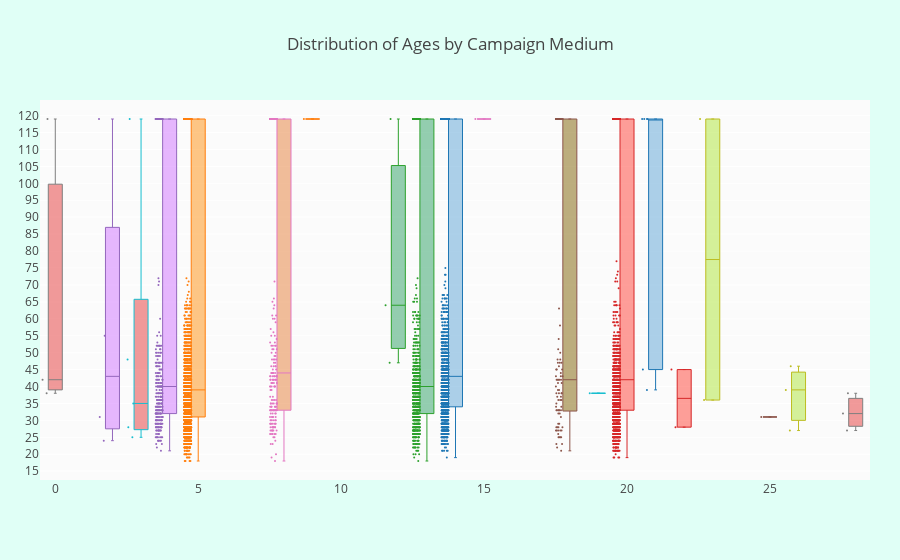

The notebook cell saved with this chart:
### Code cell
# group by different campaigns
ages = [medium_5, medium_14, medium_20, medium_13, medium_4, medium_26, medium_8, medium_21,
       medium_28, medium_19, medium_22, medium_7, medium_18, medium_9, medium_3, medium_17,
       medium_15, medium_0, medium_11, medium_NaN]

colors = ['rgba(93, 164, 214, 0.5)', 'rgba(255, 144, 14, 0.5)',
          'rgba(44, 160, 101, 0.5)', 'rgba(255, 65, 54, 0.5)', 
          'rgba(207, 114, 255, 0.5)', 'rgba(127, 96, 0, 0.5)',
         'rgba(229, 126, 56, 0.5)', 'rgba(229, 56, 56, 0.5)',
         'rgba(174, 229, 56, 0.5)', 'rgba(229, 56, 56, 0.5)',
         'rgba(93, 164, 214, 0.5)', 'rgba(255, 144, 14, 0.5)',
          'rgba(44, 160, 101, 0.5)', 'rgba(255, 65, 54, 0.5)', 
          'rgba(207, 114, 255, 0.5)', 'rgba(127, 96, 0, 0.5)',
         'rgba(229, 126, 56, 0.5)', 'rgba(229, 56, 56, 0.5)',
         'rgba(174, 229, 56, 0.5)', 'rgba(229, 56, 56, 0.5)']

traces = []

for xd, yd, cls in zip(medium, ages, colors):
        traces.append(go.Box(
            y=yd,
            name=xd,
            boxpoints='all',
            jitter=0.5,
            whiskerwidth=0.2,
            fillcolor=cls,
            marker=dict(
                size=2,
            ),
            line=dict(width=1),
        ))

layout = go.Layout(
    title='Distribution of Ages by Campaign Medium',
    yaxis=dict(
        autorange=True,
        showgrid=True,
        zeroline=True,
        dtick=5,
        gridcolor='rgb(255, 255, 255)',
        gridwidth=1,
        zerolinecolor='rgb(255, 255, 255)',
        zerolinewidth=2,
    ),
    margin=dict(
        l=40,
        r=30,
        b=80,
        t=100,
    ),
    paper_bgcolor='rgb(224,255,246)',
    plot_bgcolor='rgb(251,251,251)',
    showlegend=False
)

fig = go.Figure(data=traces, layout=layout)
iplot(fig)

### Figure 1 — Plotly figure (JSON) as saved in the notebook; plotly's stock layout.template omitted (floating-point values rounded to 4 significant figures; data arrays with more than 128 entries replaced by an {"elided": "..."} marker saying what was removed)
{"data": [{"boxpoints": "all", "fillcolor": "rgba(93, 164, 214, 0.5)", "jitter": 0.5, "line": {"width": 1}, "marker": {"size": 2}, "name": "14.0", "type": "box", "uid": "d9e6e94c-a6a4-4276-9a2b-8c5750bc4256", "whiskerwidth": 0.2, "y": {"elided": "2040 int values"}}, {"boxpoints": "all", "fillcolor": "rgba(255, 144, 14, 0.5)", "jitter": 0.5, "line": {"width": 1}, "marker": {"size": 2}, "name": "5.0", "type": "box", "uid": "6d78968a-bc53-4d42-8e33-a4746000e07e", "whiskerwidth": 0.2, "y": {"elided": "3895 int values"}}, {"boxpoints": "all", "fillcolor": "rgba(44, 160, 101, 0.5)", "jitter": 0.5, "line": {"width": 1}, "marker": {"size": 2}, "name": "13.0", "type": "box", "uid": "b1ee7f81-1f3b-482d-914e-991337a7f177", "whiskerwidth": 0.2, "y": {"elided": "940 int values"}}, {"boxpoints": "all", "fillcolor": "rgba(255, 65, 54, 0.5)", "jitter": 0.5, "line": {"width": 1}, "marker": {"size": 2}, "name": "20.0", "type": "box", "uid": "0079e58e-88b1-45c6-a75a-8795eb4781c0", "whiskerwidth": 0.2, "y": {"elided": "1699 int values"}}, {"boxpoints": "all", "fillcolor": "rgba(207, 114, 255, 0.5)", "jitter": 0.5, "line": {"width": 1}, "marker": {"size": 2}, "name": "4.0", "type": "box", "uid": "3dc6aec5-75d1-40aa-9d16-ab8552a5983e", "whiskerwidth": 0.2, "y": {"elided": "336 int values"}}, {"boxpoints": "all", "fillcolor": "rgba(127, 96, 0, 0.5)", "jitter": 0.5, "line": {"width": 1}, "marker": {"size": 2}, "name": "18.0", "type": "box", "uid": "8a9002f8-d611-4b8d-8321-148435db3773", "whiskerwidth": 0.2, "y": [38, 51, 47, 33, 119, 119, 119, 27, 119, 33, 28, 27, 119, 38, 42, 43, 119, 23, 39, 50, 48, 119, 42, 119, 119, 35, 54, 44, 46, 23, 39, 34, 36, 119, 48, 37, 37, 34, 43, 41, 119, 119, 27, 119, 25, 45, 119, 42, 29, 22, 119, 25, 45, 119, 32, 119, 42, 26, 119, 58, 21, 47, 119, 33, 40, 27, 41, 31, 28, 119, 25, 119, 119, 28, 33, 36, 27, 119, 47, 63, 42, 29, 33, 33, 43, 119, 45, 25, 32, 38, 36, 38, 28]}, {"boxpoints": "all", "fillcolor": "rgba(229, 126, 56, 0.5)", "jitter": 0.5, "line": {"width": 1}, "marker": {"size": 2}, "name": "8.0", "type": "box", "uid": "9da3e135-9a7c-4f5e-a6ed-58679da14dd5", "whiskerwidth": 0.2, "y": {"elided": "233 int values"}}, {"boxpoints": "all", "fillcolor": "rgba(229, 56, 56, 0.5)", "jitter": 0.5, "line": {"width": 1}, "marker": {"size": 2}, "name": "0.0", "type": "box", "uid": "70c7d894-1e72-491a-a0fc-5aec4d4b37dd", "whiskerwidth": 0.2, "y": [38, 119, 42]}, {"boxpoints": "all", "fillcolor": "rgba(174, 229, 56, 0.5)", "jitter": 0.5, "line": {"width": 1}, "marker": {"size": 2}, "name": "26.0", "type": "box", "uid": "d3039ba4-1234-4bbd-9d02-40e1c21dd951", "whiskerwidth": 0.2, "y": [27, 39, 46]}, {"boxpoints": "all", "fillcolor": "rgba(229, 56, 56, 0.5)", "jitter": 0.5, "line": {"width": 1}, "marker": {"size": 2}, "name": "3.0", "type": "box", "uid": "5eb7cb58-7832-4dc6-b571-c50d3a9f8ba3", "whiskerwidth": 0.2, "y": [119, 28, 48, 25, 35]}, {"boxpoints": "all", "fillcolor": "rgba(93, 164, 214, 0.5)", "jitter": 0.5, "line": {"width": 1}, "marker": {"size": 2}, "name": "21.0", "type": "box", "uid": "533f4e04-45a2-44f5-b528-e61ad65dc764", "whiskerwidth": 0.2, "y": [39, 119, 119, 119, 119, 45]}, {"boxpoints": "all", "fillcolor": "rgba(255, 144, 14, 0.5)", "jitter": 0.5, "line": {"width": 1}, "marker": {"size": 2}, "name": "9.0", "type": "box", "uid": "ba9a0e39-0903-4ccc-8b68-3f92595417bf", "whiskerwidth": 0.2, "y": [119]}, {"boxpoints": "all", "fillcolor": "rgba(44, 160, 101, 0.5)", "jitter": 0.5, "line": {"width": 1}, "marker": {"size": 2}, "name": "nan", "type": "box", "uid": "fdca95b2-1f21-4e78-8dcf-40a452134693", "whiskerwidth": 0.2, "y": [119, 64, 47]}, {"boxpoints": "all", "fillcolor": "rgba(255, 65, 54, 0.5)", "jitter": 0.5, "line": {"width": 1}, "marker": {"size": 2}, "name": "22.0", "type": "box", "uid": "8b1bbfbe-1697-4dd3-a2ba-fac0e6e2fc1e", "whiskerwidth": 0.2, "y": [45, 28]}, {"boxpoints": "all", "fillcolor": "rgba(207, 114, 255, 0.5)", "jitter": 0.5, "line": {"width": 1}, "marker": {"size": 2}, "name": "2.0", "type": "box", "uid": "4bb3b9a5-02f6-4f6c-8779-9ef5e3fc780d", "whiskerwidth": 0.2, "y": [24, 31, 55, 119]}, {"boxpoints": "all", "fillcolor": "rgba(127, 96, 0, 0.5)", "jitter": 0.5, "line": {"width": 1}, "marker": {"size": 2}, "name": "25.0", "type": "box", "uid": "640e5695-2b7d-4461-8a21-709c6707e285", "whiskerwidth": 0.2, "y": [31]}, {"boxpoints": "all", "fillcolor": "rgba(229, 126, 56, 0.5)", "jitter": 0.5, "line": {"width": 1}, "marker": {"size": 2}, "name": "15.0", "type": "box", "uid": "8f252d96-7c01-40fe-bb04-d9ef1b670b4c", "whiskerwidth": 0.2, "y": [119]}, {"boxpoints": "all", "fillcolor": "rgba(229, 56, 56, 0.5)", "jitter": 0.5, "line": {"width": 1}, "marker": {"size": 2}, "name": "28.0", "type": "box", "uid": "6c82db11-6843-4101-bfa6-bfa0101ba1a3", "whiskerwidth": 0.2, "y": [38, 32, 27]}, {"boxpoints": "all", "fillcolor": "rgba(174, 229, 56, 0.5)", "jitter": 0.5, "line": {"width": 1}, "marker": {"size": 2}, "name": "23.0", "type": "box", "uid": "702c240e-33f9-402f-bdeb-1c3a90e69fed", "whiskerwidth": 0.2, "y": [36, 119]}, {"boxpoints": "all", "fillcolor": "rgba(229, 56, 56, 0.5)", "jitter": 0.5, "line": {"width": 1}, "marker": {"size": 2}, "name": "19.0", "type": "box", "uid": "0229030a-734a-4aaa-b5bc-2b7a1c1b5dec", "whiskerwidth": 0.2, "y": [38]}], "layout": {"margin": {"b": 80, "l": 40, "r": 30, "t": 100}, "paper_bgcolor": "rgb(224,255,246)", "plot_bgcolor": "rgb(251,251,251)", "showlegend": false, "title": {"text": "Distribution of Ages by Campaign Medium"}, "yaxis": {"autorange": true, "dtick": 5, "gridcolor": "rgb(255, 255, 255)", "gridwidth": 1, "showgrid": true, "zeroline": true, "zerolinecolor": "rgb(255, 255, 255)", "zerolinewidth": 2}}}
